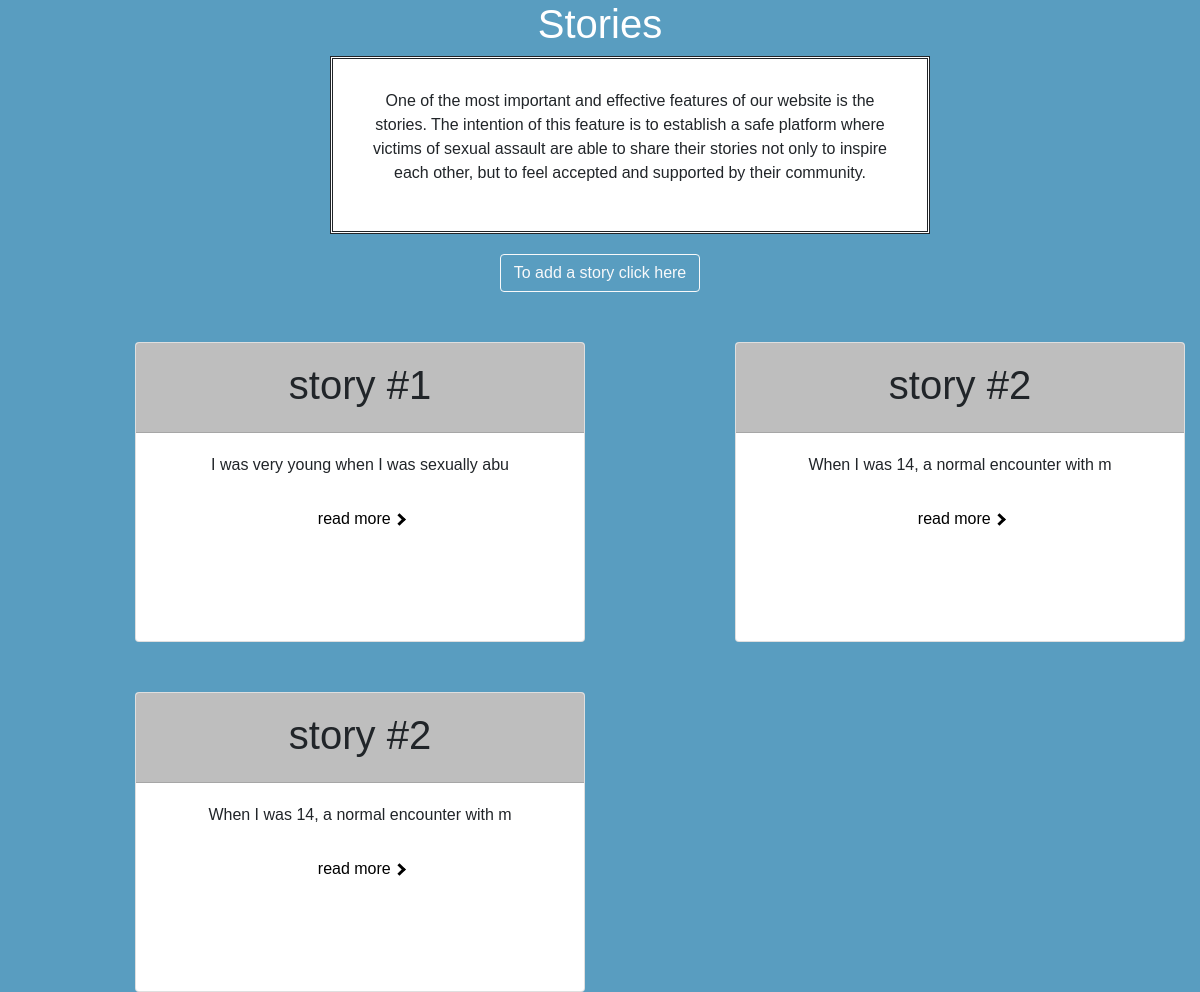
The page /stories on the database its author committed.
### model.py (models this page shows)
class Story(Base):
    __tablename__ = "stories"
    id = Column(Integer, primary_key=True)
    title = Column(String)
    the_story=Column(String)
    name=Column(String)
    summary=Column(String)

### app.py (the view)
@app.route("/stories")
def stories():
	stories=get_all_stories()
	return render_template("stories.html", stories=stories)

### database.py (called while the page is built)
def get_all_stories():
    stories = session.query(Story).all()
    return stories

### templates/stories.html (shortened to what this page needs)
<!DOCTYPE html>
<html class="no-js" lang="en">
<head>
    <link rel="stylesheet" href="https://stackpath.bootstrapcdn.com/bootstrap/4.1.3/css/bootstrap.min.css">
   	<link rel="stylesheet" href="../static/css/style_story.css">
</head>
<body id="body1">
	<div id="title">
	<h1>Stories</h1>
    <div id="des">
	<p > One of the most important and effective features of our website is the stories.
The intention of this feature is to establish a safe platform where victims of sexual assault are able to share their stories not only to inspire each other, but to feel accepted and supported by their community.
</p>
</div>
	<a href=submit class="btn btn-outline-light">To add a story click here</a>
</div>
    <div class="row">
    	{% for story in stories %}
    	<div class="col-sm-6s">
    		<div class="card">
    			<div class="card-header">
    				{{story.title}}
  				</div>
        <div class="card-body">
        <p class="card-text">{{story.summary}}</p>
        <div id="link">
        <a id="a" href="/story/{{story.id}}" >read more <i class="arrow right"></i></a>
    </div>
        </div>
    </div>
    	</div>
    	{%endfor%}
    </div>
</body>

### static/css/style_story.css (style rules this page uses)
body { font-family: "Trebuchet MS", Helvetica, sans-serif; }
#body1 { background-color: #599dc0; }
.card { width:450px; height: 300px; margin-left:150px; margin-top: 50px; text-align: center; }
.card-header { background-color: #BEBEBE; height: 90px; text-align: center; font-size: 40px; }
#title { text-align: center; }
h1 { color: white; }
a { color:black; text-decoration: none; margin-top: 20px; border-radius: 25px; width: 200px; }
#link { margin-top: 20px; margin-left:130px; text-align: center; width: 150px; background-color: white; padding: 10px; border-radius: 25px; }
i { border: solid black; border-width: 0 3px 3px 0; display: inline-block; padding: 3px; }
.right { transform: rotate(-45deg); -webkit-transform: rotate(-45deg); }
#des { background-color:white; border-style: double; text-align: center; width:600px; padding: 30px; margin-left: 330px; }

### rows shown on the page
Story: title "story #1", summary "I was very young when I was sexually abu"
Story: title "story #2", summary "When I was 14, a normal encounter with m"
Story: title "story #2", summary "When I was 14, a normal encounter with m"
